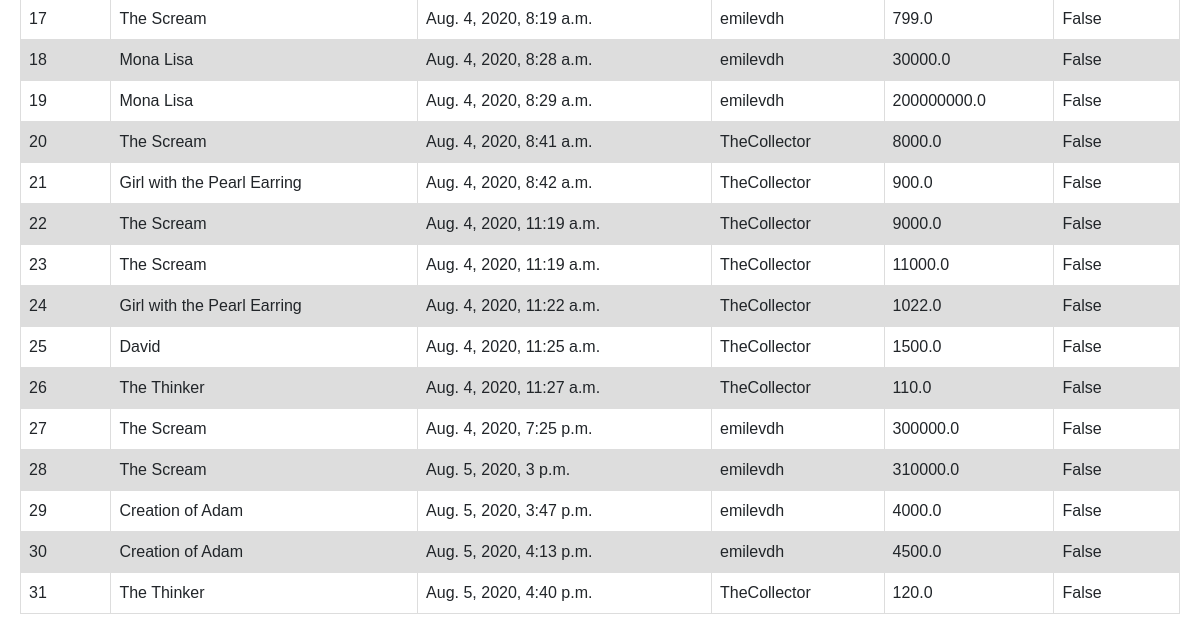
Page /bidhistory (lower part) on the earlier database version.
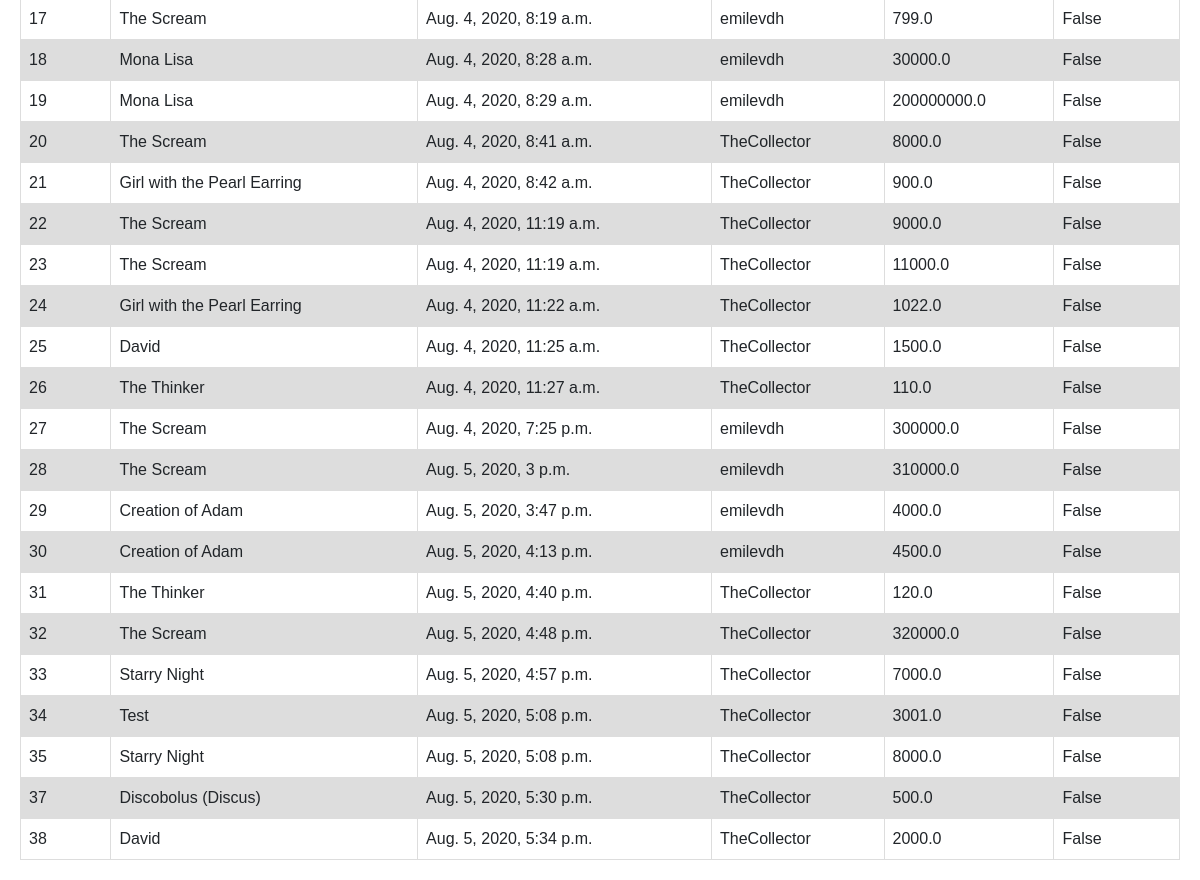
Same page on the later database version.
### auctions/models.py (models this page shows, shortened)
class Bid(models.Model):
    listing=models.ForeignKey(Listing,on_delete=models.CASCADE)
    BidBy=models.ForeignKey(User, on_delete=models.CASCADE)
    Amount=models.FloatField()
    BidOn= models.DateTimeField(auto_now_add=True)
    BidWon=models.BooleanField(default=False)            #new field to populate yes when this is the last bid

class Listing (models.Model):
    Title=models.CharField(max_length=64)
    Artist=models.CharField(max_length=64)
    Description = models.TextField(blank=True)
    StartBidAmount=models.FloatField()
    Image=models.ImageField(upload_to='listing', blank=True ,null=True) #null back end blank front end
    ItemCategory=models.ForeignKey(ItemCategory, on_delete=models.CASCADE)
    ListedOn= models.DateTimeField(auto_now_add=True)
    Status=models.BooleanField(default=True)
    ListedBy= models.ForeignKey(User, on_delete=models.CASCADE)
    def __str__(self):
        return self.Title

class User(AbstractUser):
    pass

### auctions/views.py (the view)
# urls.py: ,path("bidhistory",views.bidtransaction,name='bidhistory')
def bidtransaction(request):
    bid=Bid.objects.all()
    return render(request, "auctions/bidhistory.html", {'bid':bid })

### auctions/templates/auctions/bidhistory.html (shortened to what this page needs)
{% extends "auctions/layout.html" %}
{% block body %}
<body>
    <table>
        <tr'>
            {% for b in bid %}
        <tr>
            <td>{{b.id}}</td>
            <td>{{b.listing}}</td>
            <td>{{b.BidOn}} </td>
            <td>{{b.BidBy}}</td>
            <td>{{b.Amount}}</td>
            <td>{{b.BidWon}}</td>
        </tr>
            {% endfor %}
        </table>
</body>
{% endblock %}

Differences in the rows shown:
added Bid: id "32", listing "The Scream", BidOn "Aug. 5, 2020, 4:48 p.m.", BidBy "TheCollector", Amount "320000.0", BidWon "False"
added Bid: id "33", listing "Starry Night", BidOn "Aug. 5, 2020, 4:57 p.m.", BidBy "TheCollector", Amount "7000.0", BidWon "False"
added Bid: id "34", listing "Test", BidOn "Aug. 5, 2020, 5:08 p.m.", BidBy "TheCollector", Amount "3001.0", BidWon "False"
added Bid: id "35", listing "Starry Night", BidOn "Aug. 5, 2020, 5:08 p.m.", BidBy "TheCollector", Amount "8000.0", BidWon "False"
added Bid: id "37", listing "Discobolus (Discus)", BidOn "Aug. 5, 2020, 5:30 p.m.", BidBy "TheCollector", Amount "500.0", BidWon "False"
added Bid: id "38", listing "David", BidOn "Aug. 5, 2020, 5:34 p.m.", BidBy "TheCollector", Amount "2000.0", BidWon "False"
